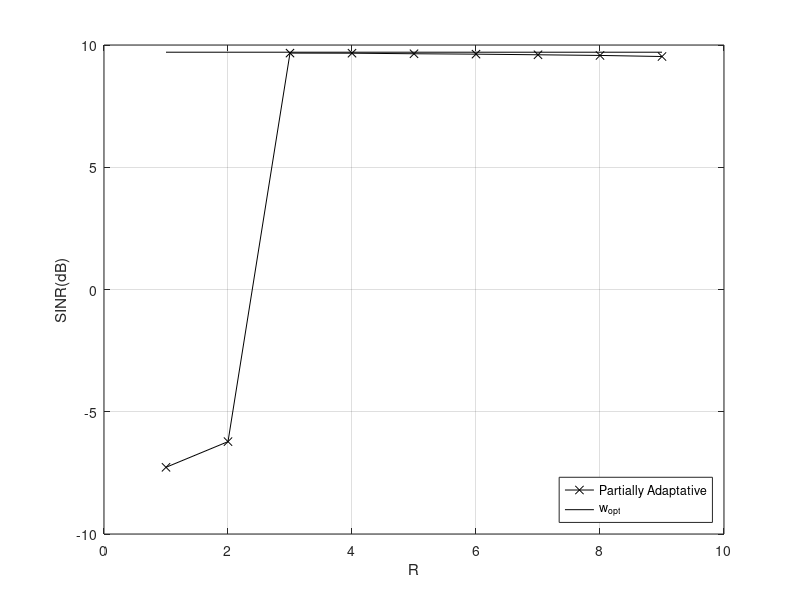
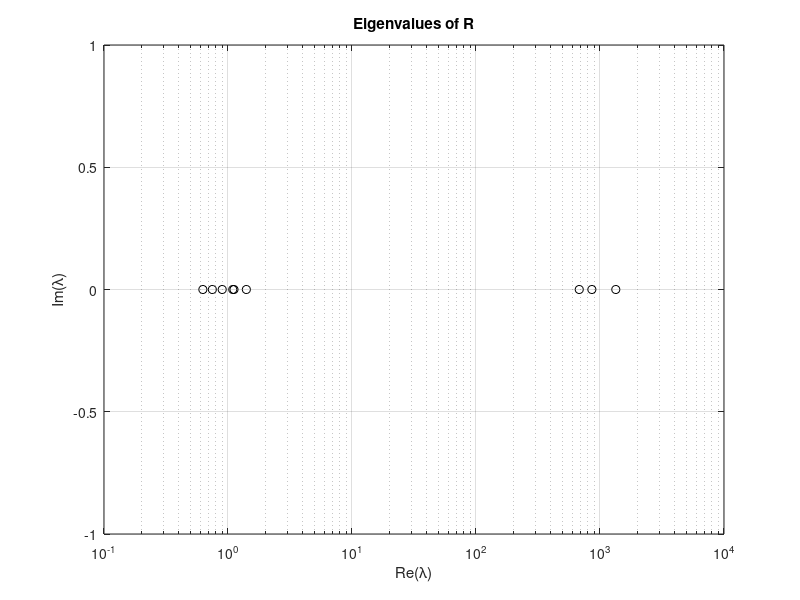

MATLAB code for these plots, in order:
%Array processing course basic code
clear
clc
close all
format shortG
%+++++ BEAMFORMING ++++++++++++++++++++++++++++++++++++++++++++++++++++++++
%----- Scenario -----
%Number of elements in the array
N = 10;
k = 10:1:100;
Rk = 1:1:N-1;
let_through_level = 0e-10;
Ns = 10;
[mvdr_gsc,mpdr_gsc] = deal(zeros(Ns,length(k)));
%Inter-element spacing (in wavelength)
d = 0.5;
pos = d * (0:N-1)'; %positions of the antennas
%Mainlobe width
theta_3dB = 0.9/(N*d);
errors = [0]*theta_3dB;
SINAR_partial = zeros(length(Rk),length(errors));
AWN_partial = zeros(length(Rk),length(errors));
%White noise
sigma2 = 1;	%white noise power
%Interference
NoI = 3;

thetaj = [linspace(-40,-20,floor(NoI/2))';linspace(20,40,ceil(NoI/2))']/180*pi;	%angles of arrival	
INR = 20*ones(NoI,1);			%interference to noise ratio (dB)
Pj = sigma2 * 10.^(INR/10);		%interference power
J = length(thetaj);
%Interference + noise covariance matrix
Aj = exp(1i*2*pi*pos*sin(thetaj'));	%interference steering matrix N|J
C = Aj*diag(Pj)*Aj' + sigma2*eye(N);	%interference + noise covariance matrix
%Signal of interest
thetas = 0/180*pi;	%angle of arrival
SNR = 0;            %signal to noise ratio (dB)
Ps = sigma2 * 10^(SNR/10);			%signal power
as = exp(1i*2*pi*pos*sin(thetas));	%steering vector
%Total covariance matrix (signal + interference + noise)
R = Ps*(as*as') + C;


%----- Natural beampattern -----
% %Weight vector (all weights equal to 1/N)
w = ones(N,1); 
w = w/(ones(1,N)*w);  
%Diagram
tab_theta = (-90:0.5:90)/180*pi;        %Angles where to evaluate beampattern
A = exp(1i*2*pi*pos*sin(tab_theta));    %Steering matrix: each column is a(theta)
G = 20*log10(abs(w'*A));        %beampattern (power in dB)

%----- CONVENTIONAL AND OPTIMAL BEAMFORMERS -----
%Looked direction
theta0 = 0/180*pi;
a0 = exp(1i*2*pi*pos*sin(theta0));
%Conventional beamformer
w_CBF = a0; 
w_CBF = w_CBF/(a0'*w_CBF);
G_CBF = 20*log10(abs(w_CBF'*A));        %beampattern (power in dB)
SINR_CBF = Ps*(abs(w_CBF'*as)^2)/(abs(w_CBF'*C*w_CBF)); %SINR
A_WN_CBF = 1/(norm(w_CBF)^2);   %White noise array gain
%Optimal beamformer
w_opt = (C\as); 
w_opt = w_opt/(as'*w_opt);
G_opt = 20*log10(abs(w_opt'*A));
SINR_opt = Ps*(abs(w_opt'*as)^2)/(abs(w_opt'*C*w_opt));
A_WN_opt = 1/(norm(w_opt)^2);


i = 1;
%while (i <= length(k))
%----- ADAPTIVE BEAMFORMING WITH ESTIMATED COVARIANCE MATRICES -----
%Number of snapshots
K = 100;
sample = 1;
%while (sample <= Ns)
%Signal
S = sqrt(Ps/2) * as * (randn(1,K)+1i*randn(1,K));
%Interference + noise
error = 1;
while error <= length(errors)
err = errors(error);
thetaj_err = thetaj+err;
Aj = exp(1i*2*pi*pos*sin(thetaj_err'));	%interference steering matrix N|J
IN = Aj * diag(sqrt(Pj/2)) * (randn(J,K)+1i*randn(J,K));
NOISE = sqrt(sigma2/2)*(randn(N,K)+1i*randn(N,K));
%MVDR-SMI
Y_MVDR = IN + NOISE;
C_hat = (Y_MVDR*Y_MVDR')/K;
w_MVDR_SMI = (C_hat\a0);
w_MVDR_SMI = w_MVDR_SMI / (a0'*w_MVDR_SMI);
G_MVDR_SMI = 20*log10(abs(w_MVDR_SMI'*A));
SINR_MVDR_SMI = Ps*(abs(w_MVDR_SMI'*as)^2)/(abs(w_MVDR_SMI'*C*w_MVDR_SMI));
A_WN_MVDR_SMI = 1 / (norm(w_MVDR_SMI)^2);
for kr = 1:length(Rk)
%----- GSC implementation of MVDR beamformer -----

%Matrix B
B = null(a0')+let_through_level*a0;
%MVDR
Y = Y_MVDR;
%Data in the main and auxilliary channels
d = w_CBF' * Y;     %signal in main channel 1|K
Z = B' * Y;         %signal in auxilliary channels N-1|K
Rz = (Z*Z')/K;      %estimate of R_z
R = kr;
[V, D] = eig(Rz); % sorted eigen value the vector with the highest eigen values are the one containing information on interferences
U = V(:,end-R+1:end);
Z_t = U'*Z;
Rz_t = (Z_t*Z_t')/K;
rdz = Z*d'/K;
Wa_t = (U'*Rz*U)\U'*rdz;

%\U'*B'*Rz*W_CBF;
w_MVDR_SMI_GSC = w_CBF-B*U*Wa_t;
%Estimate covariance matrix and cross correlation
G_MVDR_SMI = 20*log10(abs(w_MVDR_SMI_GSC'*A));
SINAR_partial(kr,error) = Ps*(abs(w_MVDR_SMI_GSC'*as)^2)/(abs(w_MVDR_SMI_GSC'*C*w_MVDR_SMI_GSC));
AWN_partial(kr,error) = 1 / (norm(w_MVDR_SMI_GSC)^2);
% legend('boxoff')
end
error = error + 1;
end

figure;
plot(Rk,10*log10(SINAR_partial),'k-x')
hold on
plot(Rk,10*log10(SINR_opt)*ones(length(Rk),1),'k-','LineWidth',0.7)
grid on
xlabel('R')
ylabel('SINR(dB)')
legend('Partially Adaptative','w_{opt}','Location','southeast')


figure
semilogx(real(D),imag(D),'ko')
grid on
xlabel('Re(\lambda)')
ylabel('Im(\lambda)')
title('Eigenvalues of R')
